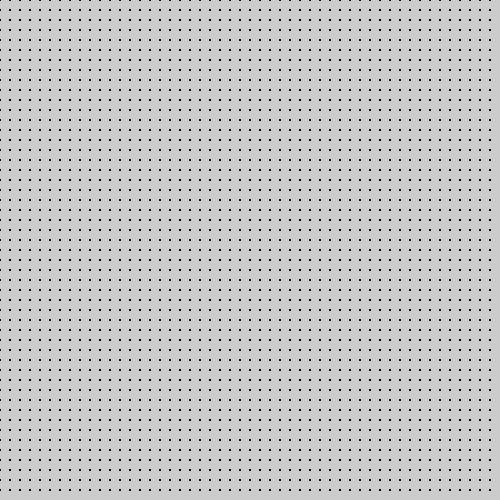
Frame 1 (no input)
Frame 60 (the mouse pressed at the canvas centre just before this capture): identical to frame 1, image omitted
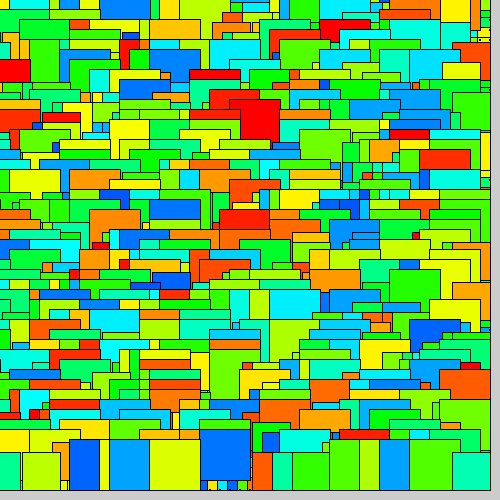
Frame 120 (the mouse held since frame 60 and released just before this capture)

The Processing sketch that drew these frames (run headless with seeded random() and noise(); from frame 60 on, the mouse is pressed at the canvas centre):

// Processing sketch: processing_43639
// ── processing_43639.pde

FizzleMyNizzle[] fizzNizz;

int spacing = 10;

void setup() {

size(500, 500);
colorMode(HSB, 100);


fizzNizz = new Rizzle[(height / spacing) * (width / spacing)];

for (int i = 0; i < fizzNizz.length; i++) {
 fizzNizz[i] = new Rizzle((i * spacing) % width, ((i * spacing) / width) * spacing);
}
  
}




void draw() {
 
 for (int i = 0; i < fizzNizz.length; i++) { 
  
 fizzNizz[i].update(); 
  
 }
  
}




class FizzleMyNizzle {
 
 int xPos, yPos, aColor;
 float rot; 
  
 FizzleMyNizzle (int xPos, int yPos) {
  
  this.xPos = xPos;
  this.yPos = yPos;
  rot = random(0, PI);
  aColor = (int)random(100);
   
 }
  
  void update() {
   
   pushMatrix();
   fill(aColor, 100, 100 / (height / (mouseY+1)));
   translate(xPos, yPos);
   rotate(rot * mouseX / width);
   rect(0, 0, spacing, spacing);
   popMatrix();
    
  }
  
}

class Rizzle extends FizzleMyNizzle {
  
  float rizSize = 1.0;
  int rizGrow = 1;
  int rizMax = (int)random(150);
  float rizSpeed = 1.0;
  
 Rizzle (int xPos, int yPos) {
  
  super(xPos, yPos);
   
 }
 
 void update() {
  
   rizSpeed = sq((float)mouseY/50.0);
   pushMatrix();
   fill(aColor * mouseX/400 % 100, 100, 100);
   translate(xPos, yPos);
   if (rizSize < rizMax && rizGrow == 1) {
     rizSize += rizSpeed;
   } else if (rizSize > 1 && rizGrow == -1) {
     rizSize -= rizSpeed; 
   } else { 
     rizGrow *= -1;
   }
   rect(-rizSize/2, -rizSize/2, rizSize/2, rizSize/2);
   popMatrix();
   
 }
  
}
